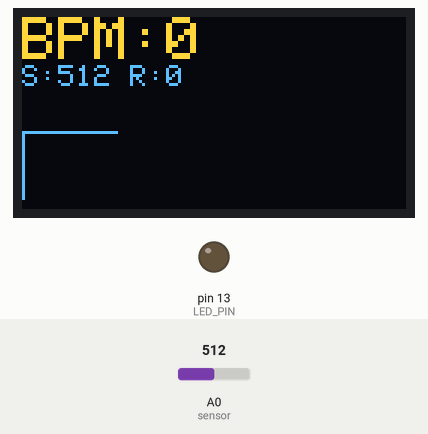
Simulated run of this sketch. Board: Arduino Uno, built with avr-gcc and run on an emulated ATmega328P. Shown: 128×64 one-colour display, output pins drawn as LEDs (lit = HIGH). The test bench sets the inputs (shaded band); at power-on: A0 (sensor) = 512. The OLED is the two-colour kind (top 16 rows yellow); what the sketch prints to the serial monitor is not drawn.

Above: at 2.28 s.
2.3 s: A0 (sensor) set to 716
At 3.09 s:
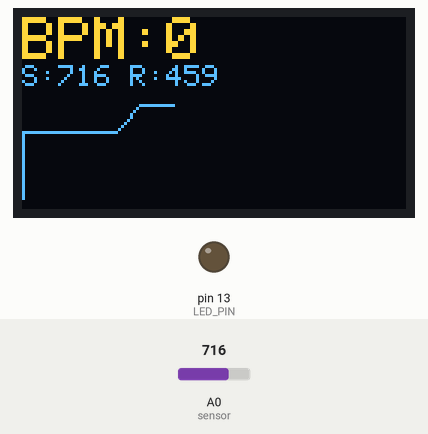
3.9 s: A0 (sensor) set to 0
At 6.88 s:
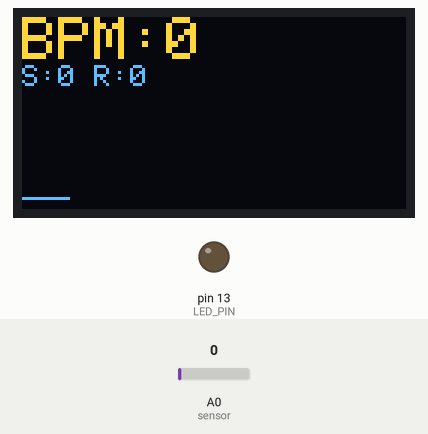
6.9 s: A0 (sensor) set to 50
At 7.03 s:
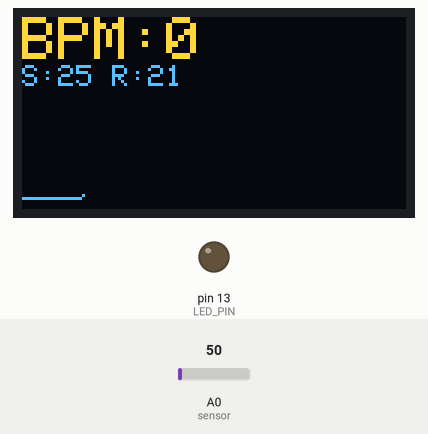

The sketch:

heartbeat_sensor.ino
```cpp
/*
 * Heart pulse sensor with Arduino
 * MAXIMUM smoothing and adaptive filtering
 * Works with OLED display AND web app
 */

#include <SPI.h>
#include <Wire.h>
#include <Adafruit_GFX.h>
#include <Adafruit_SSD1306.h>

Adafruit_SSD1306 display = Adafruit_SSD1306(128, 64, &Wire);

#define sensor A0
#define LED_PIN 13

int sX = 0;
int sY = 60;
int x = 0;
int Svalue;
int value;
int BPM = 0;
unsigned long lastBeatTime = 0;
unsigned long lastDebugTime = 0;

// Balanced smoothing for noise reduction and responsiveness
const int SMOOTH_SIZE = 8;
int smoothBuffer[SMOOTH_SIZE];
int smoothIndex = 0;
int smoothed = 0;

// BPM averaging - track last 6 beat intervals for smoother display
const int BPM_AVERAGE_SIZE = 6;
int bpmHistory[BPM_AVERAGE_SIZE];
int bpmHistoryIndex = 0;
int bpmHistoryCount = 0;

// Adaptive threshold
int runningMax = 0;
int runningMin = 1023;

void setup() {
  Serial.begin(115200);
  pinMode(LED_PIN, OUTPUT);

  display.begin(SSD1306_SWITCHCAPVCC, 0x3C);
  delay(1000);
  display.clearDisplay();

  // Initialize smoothing
  for (int i = 0; i < SMOOTH_SIZE; i++) {
    smoothBuffer[i] = 512;
  }

  // Initialize BPM history
  for (int i = 0; i < BPM_AVERAGE_SIZE; i++) {
    bpmHistory[i] = 0;
  }
}

void loop() {
  // Read sensor
  Svalue = analogRead(sensor);

  // Add to smoothing buffer
  smoothBuffer[smoothIndex] = Svalue;
  smoothIndex = (smoothIndex + 1) % SMOOTH_SIZE;

  // Calculate heavily smoothed average
  long sum = 0;
  for (int i = 0; i < SMOOTH_SIZE; i++) {
    sum += smoothBuffer[i];
  }
  smoothed = sum / SMOOTH_SIZE;

  // Very fast-moving min/max tracking for better beat detection
  if (smoothed > runningMax) {
    runningMax = smoothed;
  } else {
    runningMax = runningMax * 0.9 + smoothed * 0.1; // Decay very fast
  }

  if (smoothed < runningMin) {
    runningMin = smoothed;
  } else {
    runningMin = runningMin * 0.9 + smoothed * 0.1; // Decay very fast
  }

  // Calculate threshold
  int threshold = (runningMax + runningMin) / 2;
  int signalRange = runningMax - runningMin;

  // Require minimum signal strength - if range is too small, no finger is present
  const int MIN_SIGNAL_RANGE = 40; // Lowered to catch weaker beats

  static bool lastAboveThreshold = false;
  static unsigned long lastBeatDecayTime = 0;

  // Only detect beats if we have a strong enough signal
  if (signalRange >= MIN_SIGNAL_RANGE) {
    // Simple threshold crossing at midpoint
    bool currentAboveThreshold = (smoothed > threshold);

    // Detect rising edge (crossing threshold going up)
    if (currentAboveThreshold && !lastAboveThreshold) {
      unsigned long currentTime = millis();
      unsigned long timeSinceLastBeat = currentTime - lastBeatTime;

      // Valid heartbeat timing (600ms to 1400ms = 43-100 BPM)
      // Tighter range to filter out false detections
      if (timeSinceLastBeat > 600 && timeSinceLastBeat < 1400) {
        int newBPM = 60000 / timeSinceLastBeat;

        // Realistic BPM range
        if (newBPM >= 50 && newBPM <= 110) {
          // Add to BPM history for averaging
          bpmHistory[bpmHistoryIndex] = newBPM;
          bpmHistoryIndex = (bpmHistoryIndex + 1) % BPM_AVERAGE_SIZE;
          if (bpmHistoryCount < BPM_AVERAGE_SIZE) {
            bpmHistoryCount++;
          }

          // Calculate average BPM from history
          long bpmSum = 0;
          for (int i = 0; i < bpmHistoryCount; i++) {
            bpmSum += bpmHistory[i];
          }
          BPM = bpmSum / bpmHistoryCount;

          lastBeatTime = currentTime;
          lastBeatDecayTime = currentTime;
          digitalWrite(LED_PIN, HIGH);

          // Send JSON for web app
          Serial.print("{\"bpm\":");
          Serial.print(BPM);
          Serial.print(",\"timestamp\":");
          Serial.print(currentTime);
          Serial.print(",\"raw\":");
          Serial.print(smoothed);
          Serial.println("}");

          delay(100);
          digitalWrite(LED_PIN, LOW);
        }
      } else if (timeSinceLastBeat >= 1400) {
        // First beat or reset after long pause
        lastBeatTime = currentTime;
        lastBeatDecayTime = currentTime;
      }
    }
    lastAboveThreshold = currentAboveThreshold;
  } else {
    // No finger detected - reset BPM after 3 seconds
    if (millis() - lastBeatDecayTime > 3000) {
      BPM = 0;
      bpmHistoryCount = 0; // Reset history
    }
    lastAboveThreshold = false;
  }

  // Send continuous waveform data for web visualization (every 50ms)
  static unsigned long lastWaveformTime = 0;
  if (millis() - lastWaveformTime > 50) {
    Serial.print("{\"waveform\":");
    Serial.print(smoothed);
    Serial.println("}");
    lastWaveformTime = millis();
  }

  // Debug output
  if (millis() - lastDebugTime > 1000) {
    Serial.print("Smooth:");
    Serial.print(smoothed);
    Serial.print(" Min:");
    Serial.print((int)runningMin);
    Serial.print(" Max:");
    Serial.print((int)runningMax);
    Serial.print(" Thresh:");
    Serial.print(threshold);
    Serial.print(" Range:");
    Serial.println(signalRange);
    lastDebugTime = millis();
  }

  // Map for OLED waveform
  value = map(smoothed, 0, 1024, 0, 45);
  int y = 60 - value;

  if (x > 128) {
    x = 0;
    sX = 0;
    display.clearDisplay();
  }

  // Draw waveform
  display.drawLine(sX, sY, x, y, WHITE);
  sX = x;
  sY = y;
  x++;

  // Display on OLED
  display.setCursor(0, 0);
  display.setTextSize(2);
  display.setTextColor(SSD1306_WHITE, SSD1306_BLACK);
  display.print("BPM:");
  display.print(BPM);
  display.println("  ");
  display.setTextSize(1);
  display.print("S:");
  display.print(smoothed);
  display.print(" R:");
  display.print(signalRange);
  display.display();

  delay(10);
}
```
